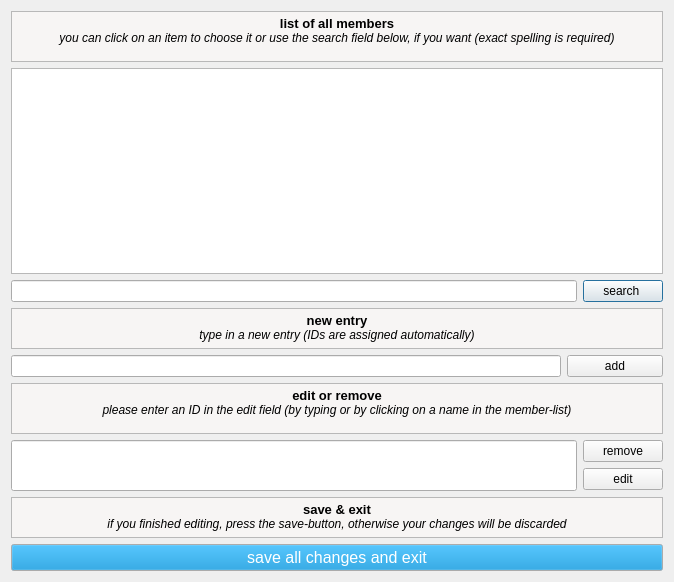
<?xml version="1.0" encoding="UTF-8"?>
<ui version="4.0">
 <class>StudentsEditor</class>
 <widget class="QDialog" name="StudentsEditor">
  <property name="geometry">
   <rect>
    <x>0</x>
    <y>0</y>
    <width>674</width>
    <height>582</height>
   </rect>
  </property>
  <property name="windowTitle">
   <string>Add or remove students or edit their name</string>
  </property>
  <property name="autoFillBackground">
   <bool>false</bool>
  </property>
  <layout class="QVBoxLayout" name="verticalLayout_2">
   <item>
    <widget class="QTextBrowser" name="textBrowser_2">
     <property name="maximumSize">
      <size>
       <width>16777215</width>
       <height>51</height>
      </size>
     </property>
     <property name="palette">
      <palette>
       <active>
        <colorrole role="Base">
         <brush brushstyle="SolidPattern">
          <color alpha="255">
           <red>247</red>
           <green>245</green>
           <blue>244</blue>
          </color>
         </brush>
        </colorrole>
       </active>
       <inactive>
        <colorrole role="Base">
         <brush brushstyle="SolidPattern">
          <color alpha="255">
           <red>247</red>
           <green>245</green>
           <blue>244</blue>
          </color>
         </brush>
        </colorrole>
       </inactive>
       <disabled>
        <colorrole role="Base">
         <brush brushstyle="SolidPattern">
          <color alpha="255">
           <red>239</red>
           <green>235</green>
           <blue>231</blue>
          </color>
         </brush>
        </colorrole>
       </disabled>
      </palette>
     </property>
     <property name="autoFillBackground">
      <bool>false</bool>
     </property>
     <property name="html">
      <string>&lt;!DOCTYPE HTML PUBLIC &quot;-//W3C//DTD HTML 4.0//EN&quot; &quot;http://www.w3.org/TR/REC-html40/strict.dtd&quot;&gt;
&lt;html&gt;&lt;head&gt;&lt;meta name=&quot;qrichtext&quot; content=&quot;1&quot; /&gt;&lt;style type=&quot;text/css&quot;&gt;
p, li { white-space: pre-wrap; }
&lt;/style&gt;&lt;/head&gt;&lt;body style=&quot; font-family:'Sans Serif'; font-size:9pt; font-weight:400; font-style:normal;&quot;&gt;
&lt;p align=&quot;center&quot; style=&quot; margin-top:0px; margin-bottom:0px; margin-left:0px; margin-right:0px; -qt-block-indent:0; text-indent:0px;&quot;&gt;&lt;span style=&quot; font-size:10pt; font-weight:600;&quot;&gt;list of all members&lt;/span&gt;&lt;/p&gt;
&lt;p align=&quot;center&quot; style=&quot; margin-top:0px; margin-bottom:0px; margin-left:0px; margin-right:0px; -qt-block-indent:0; text-indent:0px;&quot;&gt;&lt;span style=&quot; font-style:italic;&quot;&gt;you can click on an item to choose it or use the search field below, if you want (exact spelling is required)&lt;/span&gt;&lt;/p&gt;&lt;/body&gt;&lt;/html&gt;</string>
     </property>
    </widget>
   </item>
   <item>
    <widget class="QListView" name="QListView_allMembers">
     <property name="cursor" stdset="0">
      <cursorShape>PointingHandCursor</cursorShape>
     </property>
     <property name="accessibleName">
      <string/>
     </property>
    </widget>
   </item>
   <item>
    <layout class="QHBoxLayout" name="horizontalLayout_3">
     <item>
      <widget class="QLineEdit" name="lineEdit_search"/>
     </item>
     <item>
      <widget class="QPushButton" name="pushButton_search">
       <property name="text">
        <string>search </string>
       </property>
      </widget>
     </item>
    </layout>
   </item>
   <item>
    <layout class="QVBoxLayout" name="verticalLayout_3">
     <item>
      <widget class="QTextBrowser" name="textBrowser_3">
       <property name="maximumSize">
        <size>
         <width>16777215</width>
         <height>41</height>
        </size>
       </property>
       <property name="palette">
        <palette>
         <active>
          <colorrole role="Base">
           <brush brushstyle="SolidPattern">
            <color alpha="255">
             <red>247</red>
             <green>245</green>
             <blue>244</blue>
            </color>
           </brush>
          </colorrole>
         </active>
         <inactive>
          <colorrole role="Base">
           <brush brushstyle="SolidPattern">
            <color alpha="255">
             <red>247</red>
             <green>245</green>
             <blue>244</blue>
            </color>
           </brush>
          </colorrole>
         </inactive>
         <disabled>
          <colorrole role="Base">
           <brush brushstyle="SolidPattern">
            <color alpha="255">
             <red>239</red>
             <green>235</green>
             <blue>231</blue>
            </color>
           </brush>
          </colorrole>
         </disabled>
        </palette>
       </property>
       <property name="autoFillBackground">
        <bool>false</bool>
       </property>
       <property name="html">
        <string>&lt;!DOCTYPE HTML PUBLIC &quot;-//W3C//DTD HTML 4.0//EN&quot; &quot;http://www.w3.org/TR/REC-html40/strict.dtd&quot;&gt;
&lt;html&gt;&lt;head&gt;&lt;meta name=&quot;qrichtext&quot; content=&quot;1&quot; /&gt;&lt;style type=&quot;text/css&quot;&gt;
p, li { white-space: pre-wrap; }
&lt;/style&gt;&lt;/head&gt;&lt;body style=&quot; font-family:'Sans Serif'; font-size:9pt; font-weight:400; font-style:normal;&quot;&gt;
&lt;p align=&quot;center&quot; style=&quot; margin-top:0px; margin-bottom:0px; margin-left:0px; margin-right:0px; -qt-block-indent:0; text-indent:0px;&quot;&gt;&lt;span style=&quot; font-size:10pt; font-weight:600;&quot;&gt;new entry&lt;/span&gt;&lt;/p&gt;
&lt;p align=&quot;center&quot; style=&quot; margin-top:0px; margin-bottom:0px; margin-left:0px; margin-right:0px; -qt-block-indent:0; text-indent:0px;&quot;&gt;&lt;span style=&quot; font-style:italic;&quot;&gt;type in a new entry (IDs are assigned automatically)&lt;/span&gt;&lt;/p&gt;&lt;/body&gt;&lt;/html&gt;</string>
       </property>
      </widget>
     </item>
     <item>
      <layout class="QHBoxLayout" name="horizontalLayout_2">
       <item>
        <widget class="QLineEdit" name="lineEdit_newInput"/>
       </item>
       <item>
        <widget class="QPushButton" name="button_add">
         <property name="minimumSize">
          <size>
           <width>96</width>
           <height>0</height>
          </size>
         </property>
         <property name="text">
          <string>add</string>
         </property>
        </widget>
       </item>
      </layout>
     </item>
    </layout>
   </item>
   <item>
    <widget class="QTextBrowser" name="textBrowser">
     <property name="maximumSize">
      <size>
       <width>16777215</width>
       <height>51</height>
      </size>
     </property>
     <property name="palette">
      <palette>
       <active>
        <colorrole role="Base">
         <brush brushstyle="SolidPattern">
          <color alpha="255">
           <red>247</red>
           <green>245</green>
           <blue>244</blue>
          </color>
         </brush>
        </colorrole>
       </active>
       <inactive>
        <colorrole role="Base">
         <brush brushstyle="SolidPattern">
          <color alpha="255">
           <red>247</red>
           <green>245</green>
           <blue>244</blue>
          </color>
         </brush>
        </colorrole>
       </inactive>
       <disabled>
        <colorrole role="Base">
         <brush brushstyle="SolidPattern">
          <color alpha="255">
           <red>239</red>
           <green>235</green>
           <blue>231</blue>
          </color>
         </brush>
        </colorrole>
       </disabled>
      </palette>
     </property>
     <property name="autoFillBackground">
      <bool>false</bool>
     </property>
     <property name="html">
      <string>&lt;!DOCTYPE HTML PUBLIC &quot;-//W3C//DTD HTML 4.0//EN&quot; &quot;http://www.w3.org/TR/REC-html40/strict.dtd&quot;&gt;
&lt;html&gt;&lt;head&gt;&lt;meta name=&quot;qrichtext&quot; content=&quot;1&quot; /&gt;&lt;style type=&quot;text/css&quot;&gt;
p, li { white-space: pre-wrap; }
&lt;/style&gt;&lt;/head&gt;&lt;body style=&quot; font-family:'Sans Serif'; font-size:9pt; font-weight:400; font-style:normal;&quot;&gt;
&lt;p align=&quot;center&quot; style=&quot; margin-top:0px; margin-bottom:0px; margin-left:0px; margin-right:0px; -qt-block-indent:0; text-indent:0px;&quot;&gt;&lt;span style=&quot; font-size:10pt; font-weight:600;&quot;&gt;edit or remove&lt;/span&gt;&lt;/p&gt;
&lt;p align=&quot;center&quot; style=&quot; margin-top:0px; margin-bottom:0px; margin-left:0px; margin-right:0px; -qt-block-indent:0; text-indent:0px;&quot;&gt;&lt;span style=&quot; font-style:italic;&quot;&gt;please enter an ID in the edit field (by typing or by clicking on a name in the member-list)&lt;/span&gt;&lt;/p&gt;&lt;/body&gt;&lt;/html&gt;</string>
     </property>
    </widget>
   </item>
   <item>
    <layout class="QHBoxLayout" name="horizontalLayout">
     <item>
      <widget class="QLineEdit" name="lineEdit_choosenItem">
       <property name="minimumSize">
        <size>
         <width>391</width>
         <height>51</height>
        </size>
       </property>
      </widget>
     </item>
     <item>
      <layout class="QVBoxLayout" name="verticalLayout">
       <item>
        <widget class="QPushButton" name="button_remove">
         <property name="text">
          <string>remove</string>
         </property>
        </widget>
       </item>
       <item>
        <widget class="QPushButton" name="button_edit">
         <property name="text">
          <string>edit</string>
         </property>
        </widget>
       </item>
      </layout>
     </item>
    </layout>
   </item>
   <item>
    <widget class="QTextBrowser" name="textBrowser_4">
     <property name="maximumSize">
      <size>
       <width>16777215</width>
       <height>41</height>
      </size>
     </property>
     <property name="palette">
      <palette>
       <active>
        <colorrole role="Base">
         <brush brushstyle="SolidPattern">
          <color alpha="255">
           <red>247</red>
           <green>245</green>
           <blue>244</blue>
          </color>
         </brush>
        </colorrole>
       </active>
       <inactive>
        <colorrole role="Base">
         <brush brushstyle="SolidPattern">
          <color alpha="255">
           <red>247</red>
           <green>245</green>
           <blue>244</blue>
          </color>
         </brush>
        </colorrole>
       </inactive>
       <disabled>
        <colorrole role="Base">
         <brush brushstyle="SolidPattern">
          <color alpha="255">
           <red>239</red>
           <green>235</green>
           <blue>231</blue>
          </color>
         </brush>
        </colorrole>
       </disabled>
      </palette>
     </property>
     <property name="autoFillBackground">
      <bool>false</bool>
     </property>
     <property name="html">
      <string>&lt;!DOCTYPE HTML PUBLIC &quot;-//W3C//DTD HTML 4.0//EN&quot; &quot;http://www.w3.org/TR/REC-html40/strict.dtd&quot;&gt;
&lt;html&gt;&lt;head&gt;&lt;meta name=&quot;qrichtext&quot; content=&quot;1&quot; /&gt;&lt;style type=&quot;text/css&quot;&gt;
p, li { white-space: pre-wrap; }
&lt;/style&gt;&lt;/head&gt;&lt;body style=&quot; font-family:'Sans Serif'; font-size:9pt; font-weight:400; font-style:normal;&quot;&gt;
&lt;p align=&quot;center&quot; style=&quot; margin-top:0px; margin-bottom:0px; margin-left:0px; margin-right:0px; -qt-block-indent:0; text-indent:0px;&quot;&gt;&lt;span style=&quot; font-size:10pt; font-weight:600;&quot;&gt;save &amp;amp; exit&lt;/span&gt;&lt;/p&gt;
&lt;p align=&quot;center&quot; style=&quot; margin-top:0px; margin-bottom:0px; margin-left:0px; margin-right:0px; -qt-block-indent:0; text-indent:0px;&quot;&gt;&lt;span style=&quot; font-style:italic;&quot;&gt;i&lt;/span&gt;&lt;span style=&quot; font-style:italic; color:#000000;&quot;&gt;f you finished editing, press the save-button, otherwise your changes will be discarded&lt;/span&gt;&lt;/p&gt;&lt;/body&gt;&lt;/html&gt;</string>
     </property>
    </widget>
   </item>
   <item>
    <widget class="QPushButton" name="pushButton_save">
     <property name="palette">
      <palette>
       <active>
        <colorrole role="Button">
         <brush brushstyle="SolidPattern">
          <color alpha="255">
           <red>0</red>
           <green>138</green>
           <blue>207</blue>
          </color>
         </brush>
        </colorrole>
        <colorrole role="Text">
         <brush brushstyle="SolidPattern">
          <color alpha="255">
           <red>0</red>
           <green>0</green>
           <blue>0</blue>
          </color>
         </brush>
        </colorrole>
        <colorrole role="ButtonText">
         <brush brushstyle="SolidPattern">
          <color alpha="255">
           <red>255</red>
           <green>255</green>
           <blue>255</blue>
          </color>
         </brush>
        </colorrole>
        <colorrole role="Base">
         <brush brushstyle="SolidPattern">
          <color alpha="255">
           <red>255</red>
           <green>255</green>
           <blue>255</blue>
          </color>
         </brush>
        </colorrole>
       </active>
       <inactive>
        <colorrole role="Button">
         <brush brushstyle="SolidPattern">
          <color alpha="255">
           <red>0</red>
           <green>138</green>
           <blue>207</blue>
          </color>
         </brush>
        </colorrole>
        <colorrole role="Text">
         <brush brushstyle="SolidPattern">
          <color alpha="255">
           <red>0</red>
           <green>0</green>
           <blue>0</blue>
          </color>
         </brush>
        </colorrole>
        <colorrole role="ButtonText">
         <brush brushstyle="SolidPattern">
          <color alpha="255">
           <red>255</red>
           <green>255</green>
           <blue>255</blue>
          </color>
         </brush>
        </colorrole>
        <colorrole role="Base">
         <brush brushstyle="SolidPattern">
          <color alpha="255">
           <red>255</red>
           <green>255</green>
           <blue>255</blue>
          </color>
         </brush>
        </colorrole>
       </inactive>
       <disabled>
        <colorrole role="Button">
         <brush brushstyle="SolidPattern">
          <color alpha="255">
           <red>0</red>
           <green>138</green>
           <blue>207</blue>
          </color>
         </brush>
        </colorrole>
        <colorrole role="Text">
         <brush brushstyle="SolidPattern">
          <color alpha="255">
           <red>190</red>
           <green>190</green>
           <blue>190</blue>
          </color>
         </brush>
        </colorrole>
        <colorrole role="ButtonText">
         <brush brushstyle="SolidPattern">
          <color alpha="255">
           <red>190</red>
           <green>190</green>
           <blue>190</blue>
          </color>
         </brush>
        </colorrole>
        <colorrole role="Base">
         <brush brushstyle="SolidPattern">
          <color alpha="255">
           <red>239</red>
           <green>235</green>
           <blue>231</blue>
          </color>
         </brush>
        </colorrole>
       </disabled>
      </palette>
     </property>
     <property name="font">
      <font>
       <pointsize>12</pointsize>
      </font>
     </property>
     <property name="text">
      <string>save all changes and exit</string>
     </property>
    </widget>
   </item>
  </layout>
 </widget>
 <resources/>
 <connections/>
</ui>
